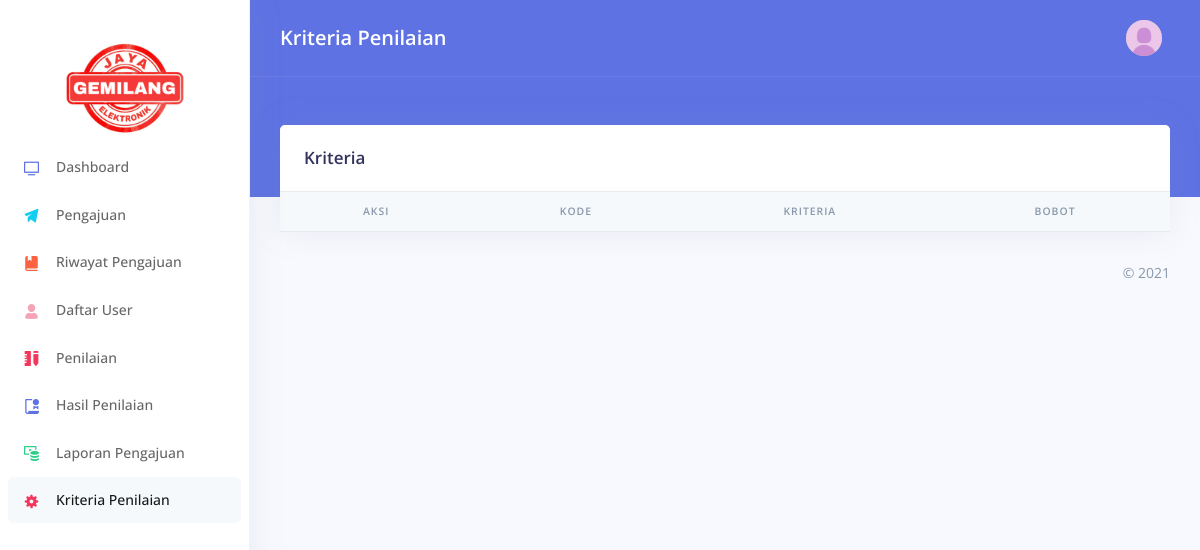
Before: /index.php/assessmentcriteria with the older database file.
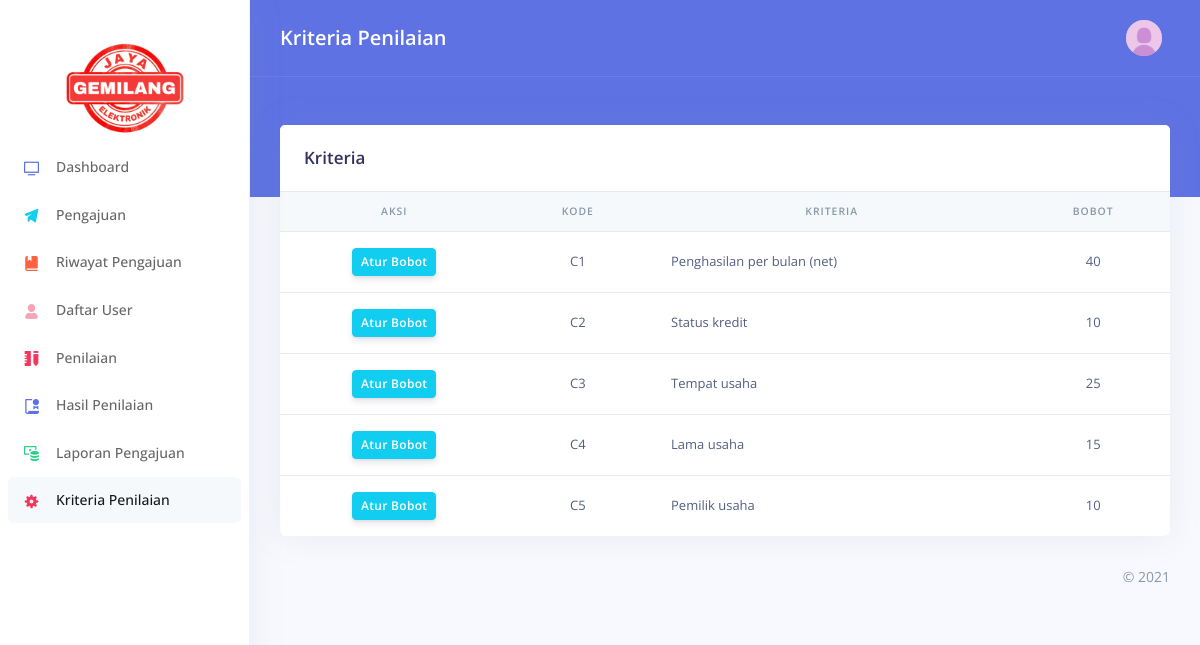
After: the same page with the newer database file.
### tables this page shows
CREATE TABLE `criteria` (
  `id` int(11) NOT NULL,
  `code` varchar(5) DEFAULT NULL,
  `desc` varchar(255) DEFAULT NULL,
  `updated_date` datetime DEFAULT NULL,
  `updated_by` varchar(255) DEFAULT NULL,
  `weight` int(11) DEFAULT NULL
);

### application/core/MY_Controller.php (called while the page is built, shortened)
<?php if (!defined('BASEPATH')) exit('No direct script access allowed');
class Core_Controller extends CI_Controller
{
  public function template($view = "", $title = "", $data = [])
  {
    $dta['content'] = $view;
    $dta['site_title'] = "Creditapp";
    $dta['site_subtitle'] = $title;
    $pass = array_merge($dta, $data);
    $this->load->view('template_v', $pass);
  }
}

### application/controllers/AssessmentCriteria.php (called while the page is built, shortened)
<?php
class AssessmentCriteria extends Core_Controller
{
  public function index()
  {
    $data['criteria'] = $this->Criteria_m->getCriteria()->result_array();
    $this->template("criteria_v", "Kriteria Penilaian", $data);
  }
}

### index.php (called while the page is built, shortened)
<?php
require_once BASEPATH.'core/CodeIgniter.php';

### application/models/Criteria_m.php (called while the page is built, shortened)
<?php if (!defined('BASEPATH')) exit('No direct script access allowed');
class Criteria_m extends CI_Model
{
  public function getCriteria($id = "")
  {
    return $this->db->get("criteria");
  }
}

### application/views/criteria_v.php (the view)
<div class="row">
  <div class="col-xl-12">
    <div class="card">
      <div class="card-header border-0">
        <div class="row align-items-center">
          <div class="col">
            <h3 class="mb-0">Kriteria</h3>
          </div>
        </div>
      </div>
      <div class="table-responsive">
        <table class="table align-items-center table-flush">
          <thead class="thead-light">
            <tr align="center">
              <th scope="col">Aksi</th>
              <th scope="col">Kode</th>
              <th scope="col">Kriteria</th>
              <th scope="col">Bobot</th>
            </tr>
          </thead>
          <tbody>
            <?php foreach ((array)$criteria as $key => $value) { ?>
              <tr>
                <td align="center">
                  <a href="<?= site_url('assessmentcriteria/updatecriteria/') . $value['id'] ?>" class="btn btn-info btn-sm">Atur Bobot </a>
                </td>
                <td align="center"><?= $value['code'] ?></td>
                <td ><?= $value['desc'] ?></td>
                <td align="center"><?= $value['weight'] ?></td>
              </tr>
            <?php } ?>
          </tbody>
        </table>
      </div>
    </div>
  </div>
</div>

### application/views/template_v.php (shortened to what this page needs)
<!DOCTYPE html>
<html>
<head>
  <link rel="stylesheet" href="<?= base_url('assets/vendor/nucleo/css/nucleo.css') ?>" type="text/css">
  <link rel="stylesheet" href="<?= base_url('assets/vendor/@fortawesome/fontawesome-free/css/all.min.css') ?>" type="text/css">
  <link rel="stylesheet" href="<?= base_url('assets/css/argon.css?v=1.2.0" type="text/css') ?>">
</head>
<body>
  <?php include('nav_v.php');  ?>
  <div class="main-content" id="panel">
    <?php include('header_v.php');  ?>
    <?php include('content_v.php'); ?>
  </div>
</body>
</html>

### application/views/nav_v.php (shortened to what this page needs)
<nav class="sidenav navbar navbar-vertical  fixed-left  navbar-expand-xs navbar-light bg-white" id="sidenav-main">
  <div class="scrollbar-inner">
    <div class="sidenav-header  align-items-center">
      <a class="navbar-brand" href="javascript:void(0)">
        <img src="<?= base_url('assets/img/brand/gemilang.jpg"') ?>"  style="width: 120px; max-height: 10rem;" >
      </a>
    </div>
    <br>
    <br>
    <div class="navbar-inner">
      <div class="collapse navbar-collapse" id="sidenav-collapse-main">
        <ul class="navbar-nav">
          <li class="nav-item home">
            <a class="nav-link home" href="<?= site_url('home') ?>">
              <i class="ni ni-tv-2 text-primary"></i>
              <span class="nav-link-text">Dashboard</span>
            </a>
          </li>
          <li class="nav-item submission rc">
            <a class="nav-link submission" href="<?= site_url('submission') ?>">
              <i class="ni ni-send text-info"></i>
              <span class="nav-link-text">Pengajuan</span>
            </a>
          </li>
          <li class="nav-item submissionhist rc">
            <a class="nav-link submissionhist" href="<?= site_url('submissionhist') ?>">
              <i class="ni ni-book-bookmark text-warning"></i>
              <span class="nav-link-text">Riwayat Pengajuan</span>
            </a>
          </li>
          <li class="nav-item users rs">
            <a class="nav-link users" href="<?= site_url('users') ?>">
              <i class="ni ni-single-02 text-pink"></i>
              <span class="nav-link-text">Daftar User</span>
            </a>
          </li>
          <li class="nav-item assessment rs">
            <a class="nav-link assessment" href="<?= site_url('assessment') ?>">
              <i class="ni ni-ruler-pencil text-danger"></i>
              <span class="nav-link-text">Penilaian</span>
            </a>
          </li>
          <li class="nav-item assessmentresult rs">
            <a class="nav-link assessmentresult" href="<?= site_url('assessmentresult') ?>">
              <i class="ni ni-paper-diploma text-primary"></i>
              <span class="nav-link-text">Hasil Penilaian</span>
            </a>
          </li>
          <li class="nav-item submissionreport rm">
            <a class="nav-link submissionreport" href="<?= site_url('submissionreport') ?>">
              <i class="ni ni-money-coins text-green"></i>
              <span class="nav-link-text">Laporan Pengajuan</span>
            </a>
          </li>
          <li class="nav-item assessmentcriteria rs">
            <a class="nav-link assessmentcriteria" href="<?= site_url('assessmentcriteria') ?>">
              <i class="ni ni-settings-gear-65 text-danger"></i>
              <span class="nav-link-text">Kriteria Penilaian</span>
            </a>
          </li>
        </ul>
      </div>
    </div>
  </div>
</nav>

### application/views/header_v.php (shortened to what this page needs)
<nav class="navbar navbar-top navbar-expand navbar-dark bg-primary border-bottom">
  <div class="container-fluid">
    <div class="collapse navbar-collapse" id="navbarSupportedContent">
      <div class="mb-0">
        <h6 class="h2 text-white d-inline-block mb-0"><?= $site_subtitle ?></h6>
      </div>
      <ul class="navbar-nav align-items-center  ml-auto ml-md-0 ">
        <li class="nav-item dropdown">
          <a class="nav-link pr-0" href="#" role="button" data-toggle="dropdown" aria-haspopup="true" aria-expanded="false">
            <div class="media align-items-center">
              <span class="avatar avatar-sm rounded-circle">
                <img alt="Image placeholder" src="<?= base_url('assets/img/theme/default-pict.jpg') ?>">
              </span>
            </div>
          </a>
        </li>
      </ul>
    </div>
  </div>
</nav>

### application/views/content_v.php
<div class="header bg-primary pb-6">
  <div class="container-fluid">
    <div class="header-body">
      <br /><br />
    </div>
  </div>
</div>
<div class="container-fluid mt--6">
  <?php include($content . ".php") ?>
  <footer class="footer pt-0">
    <div class="row align-items-center justify-content-lg-between">
      <div class="col-lg-12">
        <div class="copyright text-center  text-lg-right  text-muted">
          &copy; 2021
        </div>
      </div>
    </div>
  </footer>
</div>

Changed rows visible on the page:
added criteria: code "C1", desc "Penghasilan per bulan (net)", weight "40"
added criteria: code "C2", desc "Status kredit", weight "10"
added criteria: code "C3", desc "Tempat usaha", weight "25"
added criteria: code "C4", desc "Lama usaha", weight "15"
added criteria: code "C5", desc "Pemilik usaha", weight "10"
